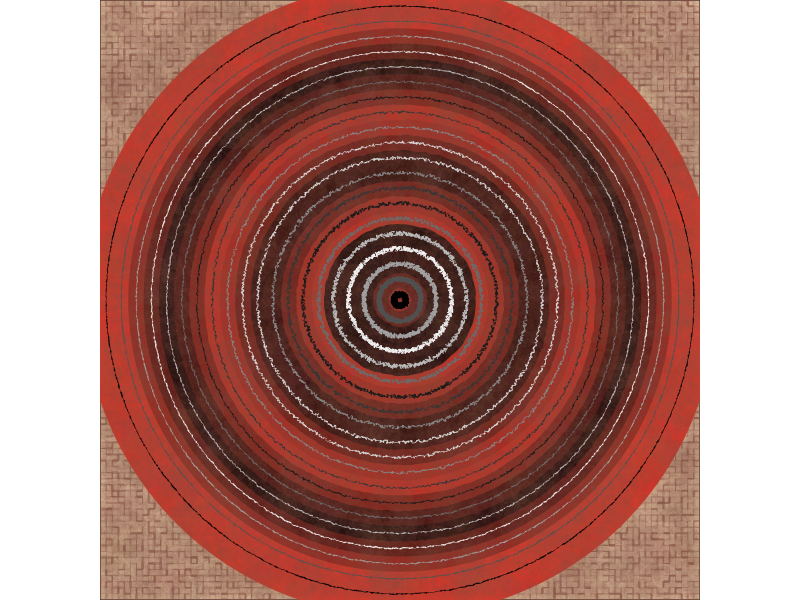

Write the R code that produced this figure.
## ---- chunk 1
#=============================================================================#
#Library Load-in---------------------------------------------------------------
#=============================================================================#
library(dplyr) #Data Wrangling
library(purrr) #List Manipulation/Iterations
library(ggplot2) #Plotting

#=============================================================================#
#Data Set-up-------------------------------------------------------------------
#=============================================================================#

#Number of circles#
n = 20

#Setting angles of circle#
theta <- seq(0,2*pi, length = 1000)

#Making base circle#
circle <- tibble(x = cos(theta),
                 y = sin(theta))

#Setting options for iterations#

#circle radi#
radi <- seq(1,50, length = n)

#Groupings#
group_names <- paste0("group", radi)

#Jitter settings#
jitter_trans <- seq(.5,.01, length = n)

#colors for circles#
colors <- colorRampPalette(c("#EB382A","#000000","#EB382A","#000000","#EB382A","#000000","#EB382A"))(n)

#Colors for text#
text_colors <- colorRampPalette(c("#000000","#ffffff","#000000","#ffffff","#000000","#ffffff","#000000"))(n)

#Accounting for border jitter#
last_group <- tail(group_names,1)

#Circle Options#
circle_options <- list(radi,
                       group_names,
                       jitter_trans,
                       colors,
                       text_colors)

#=============================================================================#
#Data Compilation--------------------------------------------------------------
#=============================================================================#

#For circles#
circles <- pmap_df(circle_options, ~circle |>
                     mutate(x = x * ..1,
                            y = y * ..1,
                            group = ..2) |>
                     mutate(x = if_else(group == last_group, x, jitter(x, amount = ..3)),
                            y = if_else(group == last_group, y, jitter(y, amount = ..3)),
                            fill = ..4,
                            color = ..5))

#For overall texture#
texture <- tibble(x = seq(-51,51, length = 100),
                  y = x) |> 
  expand.grid()


#=============================================================================#
#Final Piece-------------------------------------------------------------------
#=============================================================================#

circles |>
  ggplot(aes(x,y, group = group))+
  theme_void()+
  theme(plot.background = element_rect(fill = "#E4C8A6"))+
  geom_path(data = texture, 
            linewidth = sample(seq(.01,.9, length = 20), nrow(texture), replace = TRUE), 
            aes(group = x), 
            color = "#845244", 
            position = position_jitter(width = .002, height = .003),
            alpha = sample(seq(.01,.7, length = 20), nrow(texture), replace = TRUE))+
  geom_path(data = texture, 
            linewidth = sample(seq(.01,.9, length = 20), nrow(texture), replace = TRUE), 
            color = "#845244", 
            position = position_jitter(width = .002, height = .003),
            alpha = sample(seq(.01,.7, length = 20), nrow(texture), replace = TRUE), aes(group = y))+
  geom_path(linewidth = 15, 
            color = circles$fill)+
  geom_point(data = texture, aes(x,y), 
             inherit.aes = FALSE, 
             size = sample(seq(5,10, length = 20), nrow(texture), replace = TRUE), 
             color = "#845244", 
             position = position_jitter(width = .02, height = .03),
             alpha = sample(seq(.01,.08, length = 20), nrow(texture), replace = TRUE))+
  geom_path(linewidth = sample(seq(.1, .5, length = 50), nrow(circles), replace = TRUE), 
            position = position_jitter(width = .05, height = .08),
            color = circles$color)+
  coord_equal(expand = FALSE)
